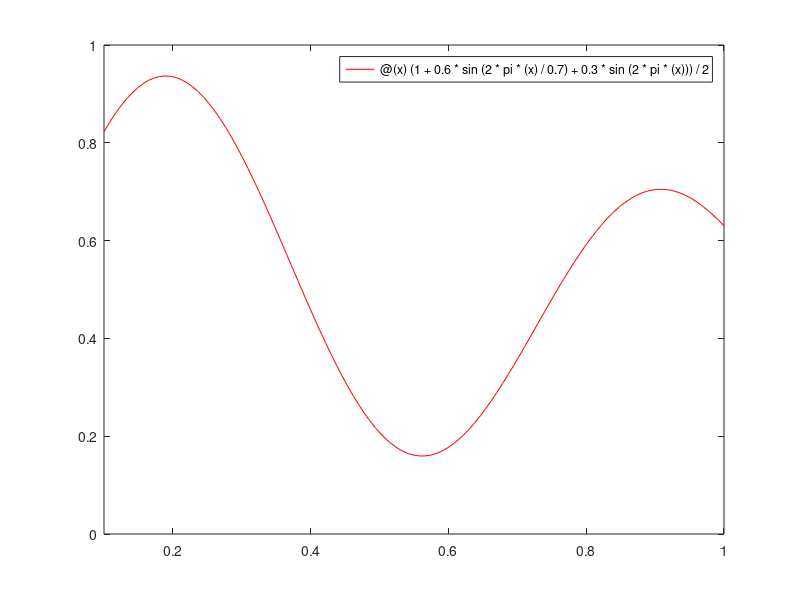

This figure's MATLAB source: (Note: this script raises an error after producing the figure.)
clear;

% Sukurti spindulio tipo baziniu funkciju tinkla
% vienas iejimas

x = 0.1:1/22:1;

% isejimas

y = (1 + 0.6*sin(2*pi*x/0.7) + 0.3*sin(2*pi*x))/2;

% turime neuronu tinkla su vienu iejimu. Du neuronai pasleptame sluoksnyje,
% kuriu spindulio funkcijos - Gauso funkcijos. Isejime - vienas neuronas,
% kurio aktyvavimo funkcija - tiesine.

% Skaiciuojami pirmo sluoksnio parametrai - rysiu svoriu koeficientu nera
% Antro sluosnio rysiu svoriu koeficientai

w11_2 = randn(1);
w12_2 = randn(1);
w0 = randn(1);

% Nubraizius tikra funkcija, parenkami Gauso funkciju parametrai - centrai
% bei spinduliai

fplot(@(x) (1 + 0.6*sin(2*pi*(x)/0.7) + 0.3*sin(2*pi*(x)))/2, [0.1 1], 'r');
hold on;
c1 = 0.2; c2 = 0.9;
r1 = 0.15; r2 = 0.15;

% Mokymo zingsnis
n = 0.1;

% Iteruojame per visus pavyzdzius
for i = 1:length(x)
    % Gauso f-jos
    fi_1 = exp(-((x(i)-c1)^2)/(2*r1^2));
    fi_2 = exp(-((x(i)-c2)^2)/(2*r2^2));
    
    % pasvertoji suma isejimo neuronui
    
    v1_2 = w11_2*fi_1+w12_2*fi_2 + w0;
    y1_2(i) = v1_2;
    
    e(i) = y(i) - y1_2(i);
    w11_2 = w11_2 + n*e(i)*fi_1;
    w12_2 = w12_2 + n*e(i)*fi_2;
    w0  = w0  + n*e(i);
end

e_sum = sumabs(e);

% Kartojame mokyma, kol klaidu suma taps pakankamai maza, pvz 300000 kartu
for iterations = 1: 300000
    for i = 1:length(x)
    % Gauso f-jos
    fi_1 = exp(-((x(i)-c1)^2)/(2*r1^2));
    fi_2 = exp(-((x(i)-c2)^2)/(2*r2^2));
    
    % pasvertoji suma isejimo neuronui
    
    v1_2 = w11_2*fi_1+w12_2*fi_2 + w0;
    y1_2(i) = v1_2;
    
    e(i) = y(i) - y1_2(i);
    w11_2 = w11_2 + n*e(i)*fi_1;
    w12_2 = w12_2 + n*e(i)*fi_2;
    w0  = w0  + n*e(i);
    end
end

% braizomas tinklo isejimas po apmokymo
plot(x,y1_2,'bO');
hold on;
legend("Tikslus sinusoides grafikas","SBF tinklo išėjimas");
